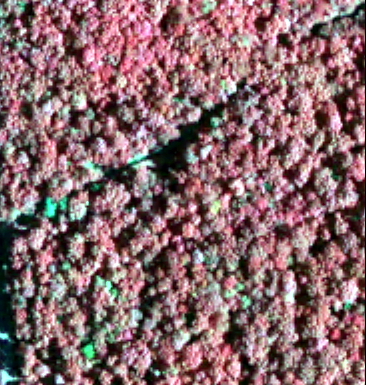
#> input picture data/NRG_images/NRG_ar037_2019_n_06_04_0.png, 366 x 385 px
$ python -i road_segmentation.py   (imports and definitions only)
#> lines starting #> are read from the running program, lines starting #| are printed output that depends on the picture; after the words box and inside, x2 and y2 are one past the last pixel; in counts of white or black regions, pixels touching at a corner belong together
#> further down, picture is the input picture: shape (385, 366, 3); mean B, G, R 108.5, 105, 136.5
import numpy as np
from skimage.filters import threshold_otsu
from skimage.morphology import closing, opening, disk, remove_small_holes, remove_small_objects
from scipy.ndimage import binary_fill_holes


def extract_road_mask(image):

    red = image[:, :, 0].astype(np.float32)
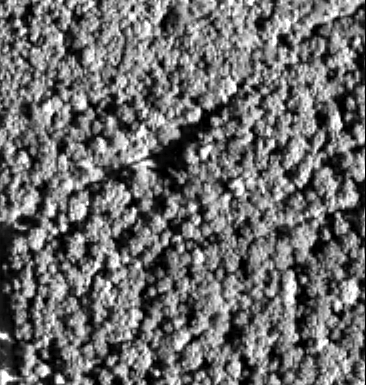
#> red: shape (385, 366) float32; min 0, max 255, mean 108.5
    green = image[:, :, 1].astype(np.float32)
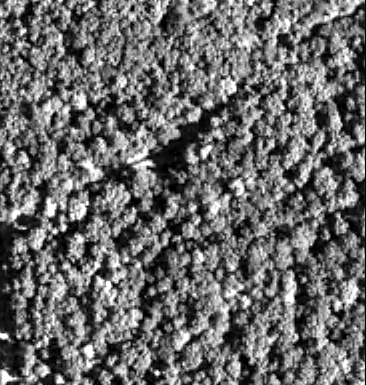
#> green: shape (385, 366) float32; min 0, max 255, mean 105
    blue = image[:, :, 2].astype(np.float32)
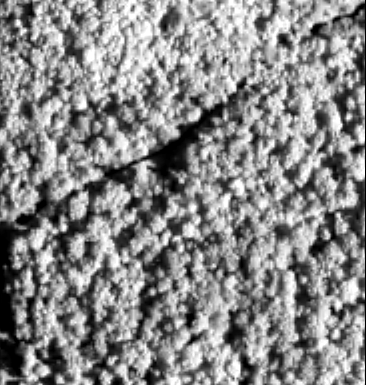
#> blue: shape (385, 366) float32; min 0, max 255, mean 136.5

    red_t = threshold_otsu(red)
#> red_t = 105.1
    green_t = threshold_otsu(green)
#> green_t = 103.1
    blue_t = threshold_otsu(blue)
#> blue_t = 129

    channel_spread = np.max(image, axis=2) - np.min(image, axis=2)
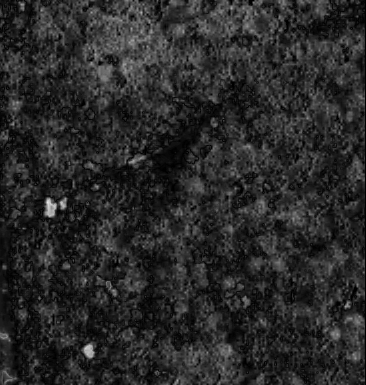
#> channel_spread: shape (385, 366); min 0, max 231, mean 41.4
    spread_t = threshold_otsu(channel_spread)
#> spread_t = 47

    road_mask = (
        (red > red_t)
        & (green > green_t)
        & (blue > blue_t)
        & (channel_spread < spread_t)
    )
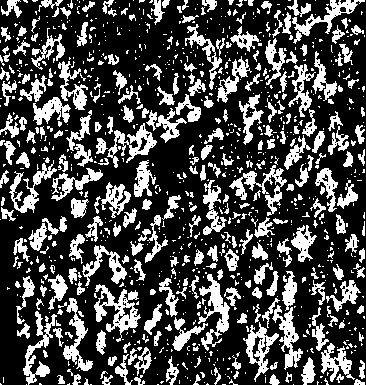
#> road_mask: shape (385, 366) bool; 28.6% white; 978 white regions (691 under 20 px), largest, box (x1, y1, x2, y2) and area: (94, 284, 141, 342) 1021, (198, 274, 230, 351) 898, (229, 165, 287, 216) 798

    road_mask = closing(road_mask, disk(7))
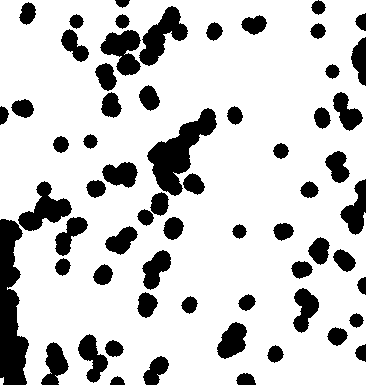
#> road_mask: shape (385, 366) bool; 80% white; 63 black regions, largest, box (x1, y1, x2, y2) and area: (0, 219, 29, 385) 3201, (147, 108, 217, 196) 2446, (139, 6, 188, 66) 1326
    road_mask = closing(road_mask, disk(5))
    road_mask = opening(road_mask, disk(2))
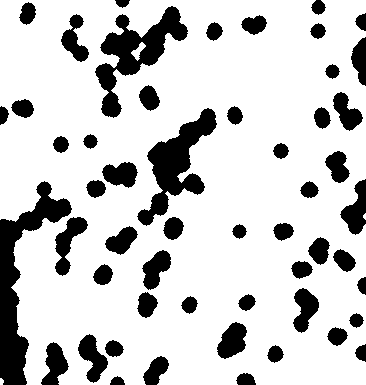
#> road_mask: shape (385, 366) bool; 79.8% white; 53 black regions, largest, box (x1, y1, x2, y2) and area: (0, 181, 72, 385) 4475, (95, 6, 188, 118) 3478, (137, 108, 217, 226) 3342

#> (the run stopped early here; a loop or call above may not have finished)

$ run again, on data/NRG_images/NRG_ar037_2019_n_07_05_0.png
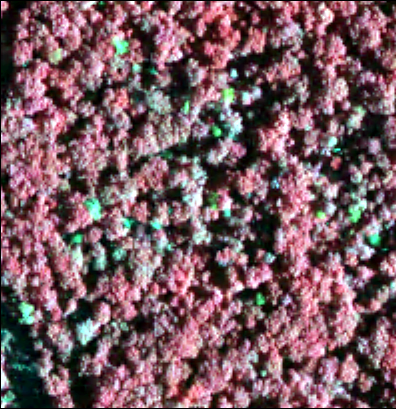
#> input picture data/NRG_images/NRG_ar037_2019_n_07_05_0.png, 396 x 409 px
#> picture is the input picture: shape (409, 396, 3); mean B, G, R 98.8, 91.4, 121.2
#> red_t = 103.1
#> green_t = 97.12
#> blue_t = 119
#> in extract_road_mask, `channel_spread = np.max(image, axis=2) - np.min(image, axis=2)`:
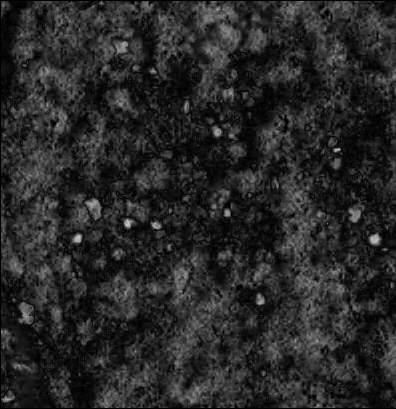
#> channel_spread: shape (409, 396); min 0, max 202, mean 39.8
#> spread_t = 45
#> in extract_road_mask, `road_mask = opening(road_mask, disk(2))`:
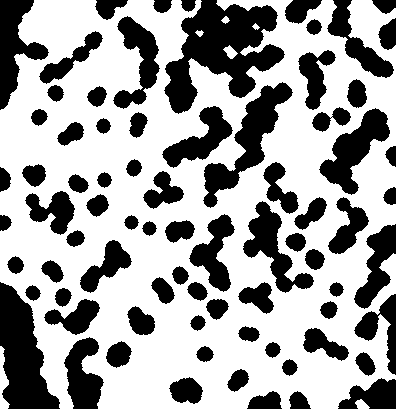
#> road_mask: shape (409, 396) bool; 63.4% white; 77 black regions, largest, box (x1, y1, x2, y2) and area: (164, 0, 285, 114) 6959, (0, 282, 60, 409) 4397, (203, 82, 293, 208) 3291

$ run again, on data/NRG_images/NRG_ar037_2019_n_07_17_1.png
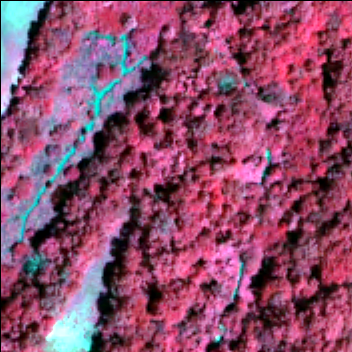
#> input picture data/NRG_images/NRG_ar037_2019_n_07_17_1.png, 352 x 352 px
#> picture is the input picture: shape (352, 352, 3); mean B, G, R 106.7, 75.3, 140.7
#> red_t = 107.1
#> green_t = 87.16
#> blue_t = 125
#> in extract_road_mask, `channel_spread = np.max(image, axis=2) - np.min(image, axis=2)`:
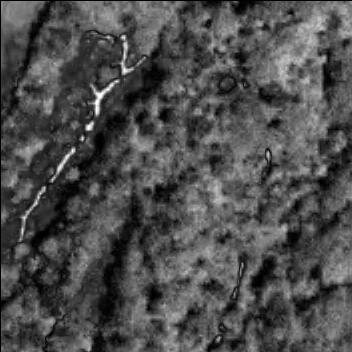
#> channel_spread: shape (352, 352); min 0, max 255, mean 77.3
#> spread_t = 77
#> in extract_road_mask, `road_mask = opening(road_mask, disk(2))`:
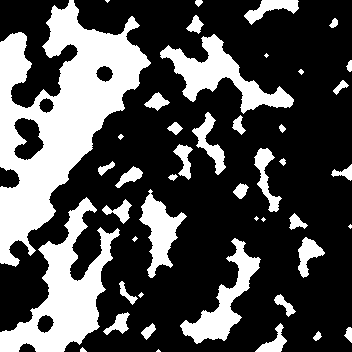
#> road_mask: shape (352, 352) bool; 30.7% white; 45 white regions (8 under 20 px), largest, box (x1, y1, x2, y2) and area: (0, 0, 151, 267) 17107, (0, 197, 120, 352) 6898, (160, 34, 294, 114) 3450

$ run again, on data/NRG_images/NRG_ar037_2019_n_08_14_0.png
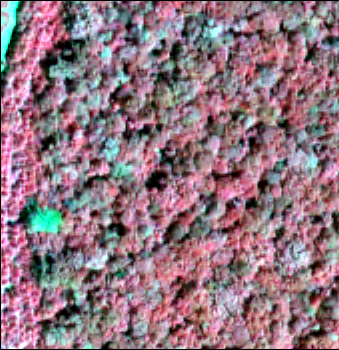
#> input picture data/NRG_images/NRG_ar037_2019_n_08_14_0.png, 339 x 350 px
#> picture is the input picture: shape (350, 339, 3); mean B, G, R 128.1, 116.9, 143.9
#> red_t = 121
#> green_t = 110.1
#> blue_t = 129
#> spread_t = 51
#> in extract_road_mask, `road_mask = opening(road_mask, disk(2))`:
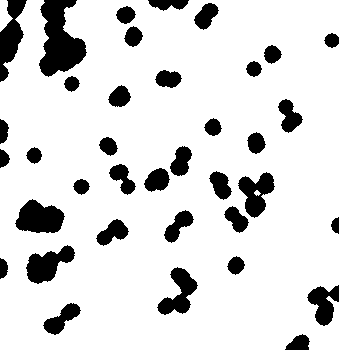
#> road_mask: shape (350, 339) bool; 85.7% white; 37 black regions, largest, box (x1, y1, x2, y2) and area: (39, 0, 87, 77) 2209, (15, 199, 65, 233) 1185, (0, 0, 27, 82) 1107
